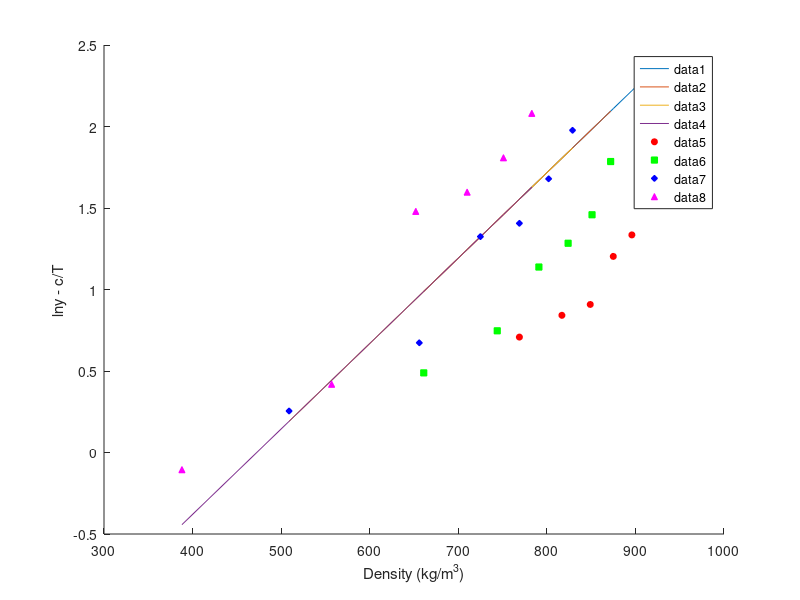

Write the MATLAB code that produced this figure.
clear;
% SC CO2 Thermo info
T_c_CO2 = 304.18;       % Critical Temp [Kelvin]
P_c_CO2 = 73.8;         % Critical Pressure [bar]
omega_CO2 = 0.225;      % Omega [-]

% Drug Thermo info
T_c_drug = 1149.5;      % Critical Temp [Kelvin]
P_c_drug = 10.57;       % Critical Pressure [bar]
omega_drug = 2.0964;    % Omega [-]

% Genral info
T = [308 318 328 338];              % Temp range
P = 1:1:300;                        % Pressure range from 1 to 300 bar with step of 1
k_ij = [0.103 0.117 0.126 0.134];   % Binary interaction parameter for PR/KM EoS
R = 8.314;                          % Gas Constant [J/mol·K]

Mw_drug = 598.5;
Mw_CO2 = 44.01;
Mw_methanol = 32.04;

rho_CO2 =   [769 817 849 875 896 914;
            661 744 791 824 851 872;
            509 656 725 769 802 829;
            388 557 652 710 751 783];               % Density [kg/m3]

y_b =   [2.03 2.32 2.48 3.33 3.80 5.32;
        1.63 2.11 3.12 3.61 4.30 5.96;
        1.29 1.96 3.76 4.08 5.36 7.22;
        0.90 1.52 4.39 4.94 6.10 8.01];        % mole fraction


% KJ Model info
a_KJ = -2.4761;
b_KJ = 5.2409*10^-3;
c_KJ = -4550.5306;

ln_y_KJ = zeros(4,6);
ln_y_KJ_cT = zeros(4,6);
ln_y_b = log(y_b);
for n=1:4
    for i=1:6
        ln_y_KJ(n,i) = a_KJ + b_KJ*rho_CO2(n,i) + c_KJ/T(n);
        ln_y_KJ_cT(n,i) = ln_y_KJ(n,i) - c_KJ/T(n);

    end
end

figure(1);
hold on;
plot(rho_CO2(1,:),ln_y_KJ_cT(1,:));
plot(rho_CO2(2,:),ln_y_KJ_cT(2,:));
plot(rho_CO2(3,:),ln_y_KJ_cT(3,:));
plot(rho_CO2(4,:),ln_y_KJ_cT(4,:));

scatter(rho_CO2(1,:),ln_y_b(1,:), 20, 'r', 'o', 'MarkerFaceColor', 'r');
scatter(rho_CO2(2,:),ln_y_b(2,:), 20, 'g', 's', 'MarkerFaceColor', 'g');
scatter(rho_CO2(3,:),ln_y_b(3,:), 20, 'b', 'd', 'MarkerFaceColor', 'b');
scatter(rho_CO2(4,:),ln_y_b(4,:), 20, 'm', '^', 'MarkerFaceColor', 'm');

legend()
xlabel('Density (kg/m^3)');
ylabel('lny - c/T');

% GM Model info
a_GM = 1.8309;
b_GM = -5710.4987;
c_GM = 3.8342;

% Chrastil Model info
a_Chrastil = 4.5889;
b_Chrastil = -12.7501;
c_Chrastil = -6759.0921;

% Bartle et al. Model info
a_Bartle = 13.2886;
b_Bartle = 9.0827;
c_Bartle = -6845.6966;

% Sung-Shim Model info
a_Sung = 5.7399;
b_Sung = -606.0322;
c_Sung = -447.5124;
d_Sung = -36.8120;

% Bian et al model info
a_Bian = 4.2910;
b_Bian = -4806.5989;
c_Bian = 0.0355;
d_Bian = -1.0456;
e_Bian = -9.5861*10^4;

% Sodeifian model info
a_Sodeifian = -16.8909;
b_Sodeifian = -13.0866*10^3;
c_Sodeifian = 1.4181;
d_Sodeifian = 1.1071*10^3;
e_Sodeifian = -2.9406*10^3;
f_Sodeifian = -838.2700;
